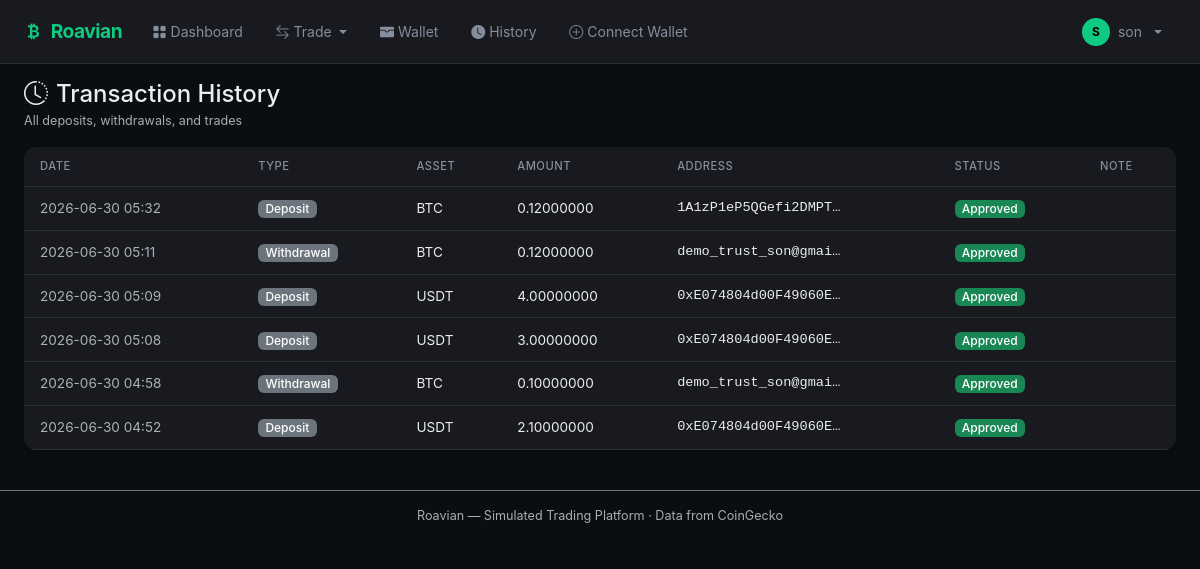
/accounts/wallet/transactions/ (signed in), run on an earlier commit of the app's database.
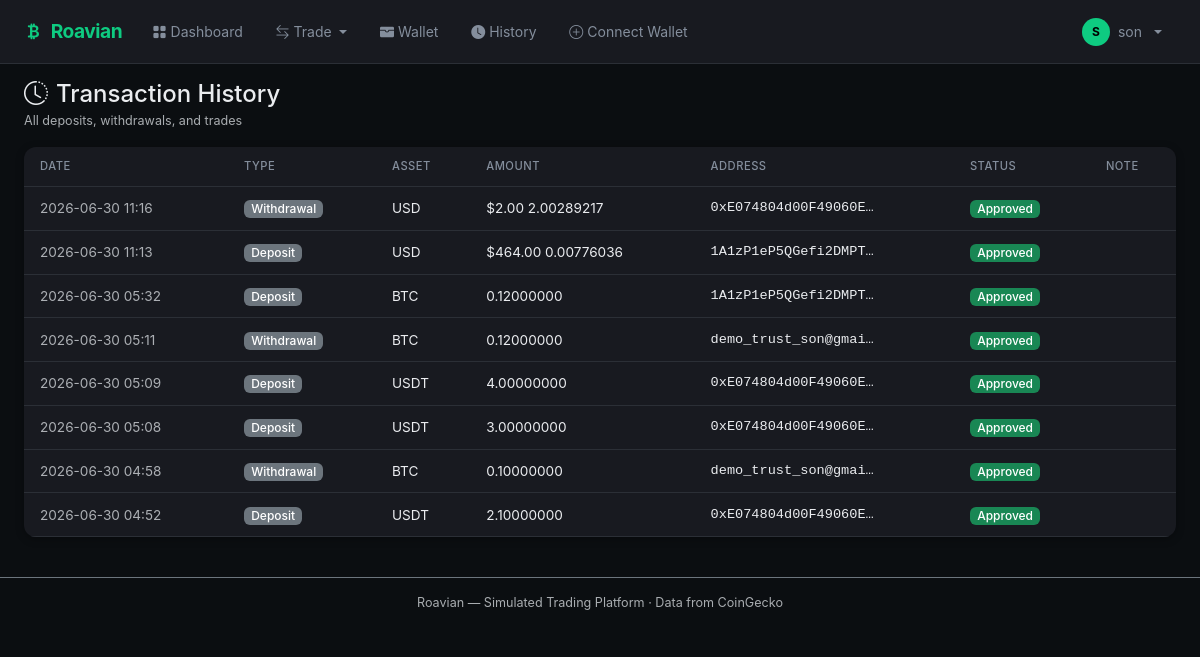
And on a later commit of the database.
### apps/accounts/models.py (models this page shows, shortened)
class Transaction(models.Model):
    TYPES = [
        ('DEPOSIT', 'Deposit'), ('WITHDRAWAL', 'Withdrawal'),
        ('TRADE_BUY', 'Trade Buy'), ('TRADE_SELL', 'Trade Sell'),
        ('ADMIN_ADJ', 'Admin Adjustment'),
    ]
    STATUSES = [
        ('PENDING', 'Pending'), ('APPROVED', 'Approved'),
        ('REJECTED', 'Rejected'), ('COMPLETED', 'Completed'),
    ]
    account = models.ForeignKey(UserAccount, on_delete=models.CASCADE, related_name='transactions')
    type = models.CharField(max_length=20, choices=TYPES)
    status = models.CharField(max_length=20, choices=STATUSES, default='PENDING')
    asset_code = models.CharField(max_length=20, blank=True, null=True)
    fiat_currency = models.CharField(max_length=3, blank=True, null=True)
    fiat_amount = models.DecimalField(max_digits=18, decimal_places=2, null=True, blank=True)
    asset_amount = models.DecimalField(max_digits=18, decimal_places=8, null=True, blank=True)
    price_at_trade = models.DecimalField(max_digits=18, decimal_places=2, null=True, blank=True)
    destination_address = models.CharField(max_length=255, blank=True, default='')
    admin_note = models.TextField(blank=True, default='')
    created_at = models.DateTimeField(auto_now_add=True)
    processed_at = models.DateTimeField(null=True, blank=True)
    processed_by = models.ForeignKey(User, on_delete=models.SET_NULL, null=True, blank=True)
    class Meta:
        ordering = ['-created_at']

### apps/accounts/views.py (the view)
# urls.py: path('wallet/transactions/', views.transactions_view, name='transactions_view'),
@login_required
def transactions_view(request):
    account = request.user.account
    txns = account.transactions.all()[:50]
    return render(request, 'wallet/transactions.html', {'transactions': txns})

### apps/dashboard/context_processors.py (called while the page is built)
def assets_processor(request):
    from django.conf import settings
    from apps.market.models import MarketAsset
    return {
        'assets': MarketAsset.objects.filter(is_active=True),
        'market_indices': [
            {'code': 'GOLD', 'name': 'Gold', 'price': '2345.00', 'change': '+0.3'},
            {'code': 'OIL', 'name': 'Crude Oil', 'price': '78.42', 'change': '-1.2'},
            {'code': 'EUR/USD', 'name': 'Euro', 'price': '1.0824', 'change': '+0.1'},
            {'code': 'S&P 500', 'name': 'S&P 500', 'price': '5432.10', 'change': '+0.8'},
        ],
        'tawkto_property_id': settings.TAWKTO_PROPERTY_ID,
    }

### templates/wallet/transactions.html (shortened to what this page needs)
{% extends 'base.html' %}
{% block content %}
<div class="row mb-3">
    <div class="col">
        <h4 class="mb-0"><i class="bi bi-clock-history me-2"></i>Transaction History</h4>
        <small class="text-muted">All deposits, withdrawals, and trades</small>
    </div>
</div>
<div class="card border-0 shadow-sm">
    <div class="card-body p-0">
        <div class="table-responsive">
            <table class="table table-hover mb-0">
                <thead><tr><th>Date</th><th>Type</th><th>Asset</th><th>Amount</th><th>Address</th><th>Status</th><th>Note</th></tr></thead>
                <tbody>
                    {% for t in transactions %}
                    <tr>
                        <td class="small text-muted">{{ t.created_at|date:"Y-m-d H:i" }}</td>
                        <td><span class="badge bg-secondary">{{ t.get_type_display }}</span></td>
                        <td>{{ t.fiat_currency|default:t.asset_code }}</td>
                        <td>
                            {% if t.fiat_amount %}${{ t.fiat_amount|floatformat:2 }}{% endif %}
                            {% if t.asset_amount %}{{ t.asset_amount|floatformat:8 }}{% endif %}
                        </td>
                        <td class="small font-monospace">{{ t.destination_address|truncatechars:20 }}</td>
                        <td>
                            <span class="badge bg-{% if t.status == 'COMPLETED' or t.status == 'APPROVED' %}success{% elif t.status == 'PENDING' %}warning text-dark{% elif t.status == 'REJECTED' %}danger{% else %}secondary{% endif %}">
                                {{ t.get_status_display }}
                            </span>
                        </td>
                        <td class="small text-muted">{{ t.admin_note|truncatechars:25 }}</td>
                    </tr>
                    {% empty %}
                    <tr><td colspan="7" class="text-center text-muted py-5">No transactions yet</td></tr>
                    {% endfor %}
                </tbody>
            </table>
        </div>
    </div>
</div>
{% endblock %}

### templates/base.html (shortened to what this page needs)
<!DOCTYPE html>
<html lang="en" data-bs-theme="dark">
<head>
    <link href="https://cdn.jsdelivr.net/npm/bootstrap@5.3.3/dist/css/bootstrap.min.css" rel="stylesheet">
    <link rel="stylesheet" href="https://cdn.jsdelivr.net/npm/bootstrap-icons@1.11.3/font/bootstrap-icons.min.css">
    <link href="/static/css/roavian.css" rel="stylesheet">
</head>
<body>
    {% if user.is_authenticated %}{% include 'includes/navbar.html' %}{% endif %}
    <main class="container-fluid px-4 py-3">
        {% block content %}{% endblock %}
    </main>
    {% if user.is_authenticated %}
    <footer class="text-center text-muted small py-3 border-top border-secondary mt-4">
        Roavian &mdash; Simulated Trading Platform &middot; Data from CoinGecko
    </footer>
    {% endif %}
</body>
</html>

### templates/includes/navbar.html (shortened to what this page needs)
<nav class="navbar navbar-expand-lg sticky-top">
    <div class="container-fluid px-4">
        <a class="navbar-brand" href="{% url 'dashboard' %}">
            <i class="bi bi-currency-bitcoin me-2"></i>Roavian
        </a>
        <div class="collapse navbar-collapse" id="navbarNav">
            <ul class="navbar-nav me-auto gap-1">
                <li class="nav-item"><a class="nav-link" href="{% url 'dashboard' %}"><i class="bi bi-grid-fill me-1"></i>Dashboard</a></li>
                {% if user.is_authenticated %}
                <li class="nav-item dropdown">
                    <a class="nav-link dropdown-toggle" href="#" role="button" data-bs-toggle="dropdown">
                        <i class="bi bi-arrow-left-right me-1"></i>Trade
                    </a>
                </li>
                <li class="nav-item"><a class="nav-link" href="{% url 'wallet_view' %}"><i class="bi bi-wallet-fill me-1"></i>Wallet</a></li>
                <li class="nav-item"><a class="nav-link" href="{% url 'transactions_view' %}"><i class="bi bi-clock-fill me-1"></i>History</a></li>
                <li class="nav-item"><a class="nav-link" href="{% url 'profile' %}#connect-wallet"><i class="bi bi-plus-circle me-1"></i>Connect Wallet</a></li>
                {% endif %}
            </ul>
            <ul class="navbar-nav gap-1">
                {% if user.is_authenticated %}
                <li class="nav-item dropdown">
                    <a class="nav-link dropdown-toggle d-flex align-items-center gap-2" href="#" role="button" data-bs-toggle="dropdown">
                        <span class="avatar-placeholder">{{ user.first_name|first|default:user.email|first|upper }}</span>
                        <span>{{ user.first_name|default:user.email }}</span>
                    </a>
                </li>
                {% else %}
                <li class="nav-item"><a class="nav-link" href="{% url 'login' %}"><i class="bi bi-box-arrow-in-right me-1"></i>Login</a></li>
                <li class="nav-item"><a class="nav-link btn btn-accent text-dark fw-semibold px-3" href="{% url 'register' %}">Get Started</a></li>
                {% endif %}
            </ul>
        </div>
    </div>
</nav>

### static/css/roavian.css (style rules this page uses)
:root { --bg-primary: #0b0e11; --bg-card: #181a20; --bg-elevated: #1e2329; --bg-hover: #2b2f36; --border-color: #2b2f36; --text-primary: #eaecef; --text-secondary: #848e9c; --text-muted: #5e6673; --accent: #0ecb81; --accent-hover: #06b97a; --danger: #f6465d; --danger-hover: #e0364f; --blue: #375bd2; --yellow: #ffa500; --purple: #8b5cf6; }
body { background-color: var(--bg-primary); color: var(--text-primary); font-family: -apple-system, BlinkMacSystemFont, 'Segoe UI', Roboto, 'Helvetica Neue', sans-serif; font-size: 0.9rem; line-height: 1.5; animation: fadeIn 0.3s ease; }
.navbar { background: var(--bg-card) !important; border-bottom: 1px solid var(--border-color); padding: 0.6rem 0; min-height: 56px; animation: slideUp 0.3s ease; }
.navbar-brand { color: var(--accent) !important; font-weight: 700; font-size: 1.2rem; letter-spacing: -0.5px; }
.nav-link { color: var(--text-secondary) !important; padding: 0.5rem 0.9rem !important; border-radius: 8px; font-size: 0.875rem; transition: all 0.2s ease; }
.avatar-placeholder { display: inline-flex; align-items: center; justify-content: center; width: 28px; height: 28px; border-radius: 50%; background: var(--accent); color: #000; font-weight: 700; font-size: 0.75rem; }
.card { background: var(--bg-card); border: none; border-radius: 12px; overflow: hidden; transition: all 0.2s ease; }
.card-body { padding: 1.2rem; }
.card.border-0.shadow-sm { box-shadow: 0 2px 8px rgba(0,0,0,0.3) !important; }
.table { --bs-table-bg: transparent; --bs-table-color: var(--text-primary); margin-bottom: 0; }
.table th { border-bottom: 1px solid var(--border-color); color: var(--text-secondary); font-weight: 500; text-transform: uppercase; font-size: 0.7rem; letter-spacing: 0.5px; padding: 0.7rem 1rem !important; background: transparent; }
.table td { border-bottom: 1px solid var(--border-color); padding: 0.7rem 1rem !important; vertical-align: middle; font-size: 0.85rem; }
.table-responsive { border-radius: 0; }
.badge { font-weight: 500; padding: 0.25em 0.6em; border-radius: 6px; font-size: 0.75rem; }
footer { background: transparent; border-color: var(--border-color) !important; font-size: 0.78rem; }
a { color: var(--accent); text-decoration: none; transition: color 0.15s ease; }

What changed in the data, as far as the page shows it:
added Transaction: created_at "2026-06-30 11:16", type "Withdrawal", fiat_currency "USD", fiat_amount "2.00", asset_amount "2.00289217", destination_address "0xE074804d00F49060E…", status "Approved"
added Transaction: created_at "2026-06-30 11:13", type "Deposit", fiat_currency "USD", fiat_amount "464.00", asset_amount "0.00776036", destination_address "1A1zP1eP5QGefi2DMPT…", status "Approved"
